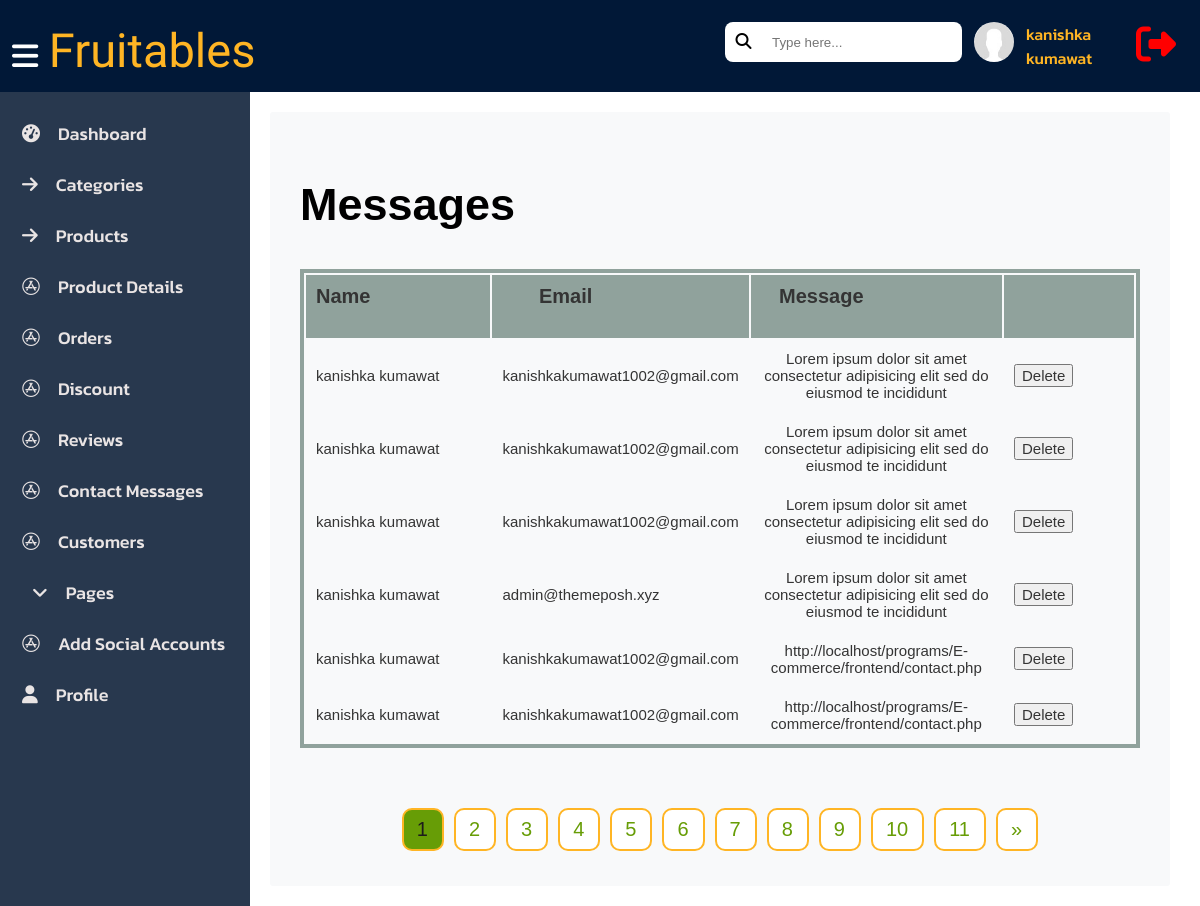
The app's page /admin/pages/contact_message.php (signed in) with its own data.
### tables this page shows
CREATE TABLE `contact` (
  `id` int(20) NOT NULL,
  `userName` varchar(225) NOT NULL,
  `email` varchar(225) NOT NULL,
  `message` text NOT NULL
);

### admin/pages/contact_message.php (the view, shortened to what this page needs)
<?php
include('connectmysql.php');
if($_SERVER["REQUEST_METHOD"] == "GET"){
  $limit = 6;
  $page = isset($_GET['page']) ? $_GET['page'] : 1;
  $offset = ($page - 1) * $limit;
  $contact_data = "SELECT * FROM contact LIMIT $limit  OFFSET $offset";
  $result = $conn->query($contact_data);
  $total_products_query = "SELECT COUNT(*) AS total FROM contact";
  $total_products_result = $conn->query($total_products_query);
  $total_products_row = $total_products_result->fetch_assoc();
  $total_products = $total_products_row['total'];
  $total_pages = ceil($total_products / $limit);
}
include("navbar.php");
?>
  <div class="container-categories-products">
    <section>
      <div class="container-sidenav">
        <?php include('sidenavbar.php')?>
      </div>
      <div class="add_order">
        <div class="heading">
          <h1>Messages</h1>
        </div>
        <table class="table-contant">
          <thead class="table-head-orders">
            <tr>
              <th style="text-align: center;">Name</th>
              <th style="text-align: center;">Email</th>
              <th style="text-align: center;">Message</th>
              <th></th>
            </tr>
          </thead>
          <tbody class="table-body">
            <?php while($rows = $result->fetch_assoc())
                    {
                    ?>
            <tr>
              <td>
                <?= $rows['userName'];?>
              </td>
              <td>
                <?= $rows['email'];?>
              </td>
              <td style="text-align: center;">
                <?= $rows['message'];?>
              </td>
              <td>
                <button name="delete" onclick="archiveFunction(event, <?= $rows['id']; ?>)" class="edit_and_delete">Delete</button>
              </td>
            </tr>
            <?php
                    }
                    ?>
          </tbody>
        </table>
        <div class="pagination">
            <?php for ($i = 1; $i <= $total_pages; $i++): ?>
            <a href="?page=<?= $i ?>" class="rounded <?= $i == $page ? 'active' : '' ?>"><?= $i ?>
            </a>
            <?php endfor; ?>
            <?php if ($page < $total_pages): ?>
            <a href="?page=<?= $page + 1 ?>"class="rounded">&raquo;</a>
            <?php endif; ?>
        </div>
      </div>
    </section>
  </div>
</body>
</html>

### admin/pages/pcss/dashboard.css (style rules this page uses)
.container-sidenav { width: 20%; display: contents; }

### admin/pages/pcss/form.css (style rules this page uses)
section { display: flex; }

### admin/pages/pcss/pages.css (style rules this page uses)
body { font-family: "Ubuntu", sans-serif; font-weight: 500; font-style: normal; }
section { display: flex; }

### admin/pages/pcss/products.css (style rules this page uses)
section { display: flex; }
.container-sidenav { width: 20%; display: contents; }
.table-contant { border:4px solid rgb(144, 162, 156); }
thead { background-color: rgb(144, 162, 156); }
.heading { display: flex; justify-content: space-between; font-size: 30px; }
.table-body td { padding: 10px; font-size: 15px; color: rgb(52, 52, 52); }
.edit_and_delete { text-decoration: none; color: rgb(52, 52, 52); font-size: 15px; }
.pagination { display: flex; justify-content: center; }
.pagination a { border: 2px solid #ffb524; border-radius: 10px; margin: 5px; margin-top: 60px; padding: 8px; padding-left: 13px; padding-right: 14px; text-decoration: none; color: #679d06; background-color: #fff; font-size: 20px; }
.pagination a.active { background-color: #679d06; color: rgb(29, 28, 28); }

### admin/pages/pcss/orders.css (style rules this page uses)
section { display: flex; }
.add_order { width: 70%; border: none; margin: 20px; padding: 30px; background-color: #f8f9fa; border-radius: 3px; font-family: "Poppins", sans-serif; font-weight: 170; font-style: normal; }
.heading { display: flex; justify-content: space-between; font-size: 30px; }
.table-head-orders th { padding: 10px 120px 30px 10px; font-size: 20px; color: rgb(52, 52, 52); }

### admin/pages/pcss/top-navbar.css (style rules this page uses)
body { margin: 0%; }

### records on screen
contact: userName "kanishka kumawat", email "kanishkakumawat1002@gmail.com", message "Lorem ipsum dolor sit amet consectetur adipisicing elit sed do eiusmod te incididunt"
contact: userName "kanishka kumawat", email "kanishkakumawat1002@gmail.com", message "Lorem ipsum dolor sit amet consectetur adipisicing elit sed do eiusmod te incididunt"
contact: userName "kanishka kumawat", email "kanishkakumawat1002@gmail.com", message "Lorem ipsum dolor sit amet consectetur adipisicing elit sed do eiusmod te incididunt"
contact: userName "kanishka kumawat", email "admin@themeposh.xyz", message "Lorem ipsum dolor sit amet consectetur adipisicing elit sed do eiusmod te incididunt"
contact: userName "kanishka kumawat", email "kanishkakumawat1002@gmail.com", message "http://localhost/programs/E-commerce/frontend/contact.php"
contact: userName "kanishka kumawat", email "kanishkakumawat1002@gmail.com", message "http://localhost/programs/E-commerce/frontend/contact.php"

### other values on screen
$userdetails['userName'] "kanishka kumawat"
